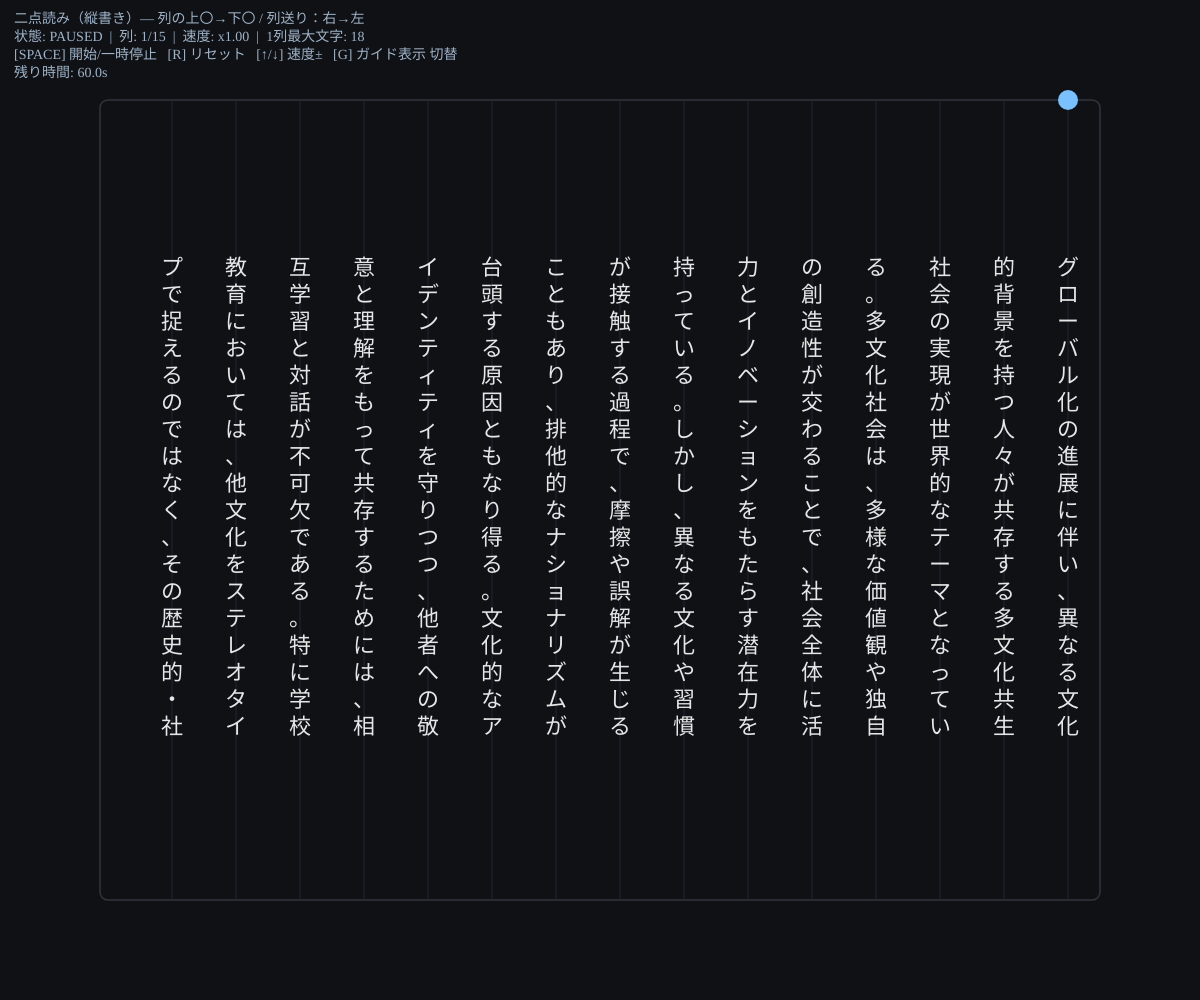
Frame 1 (no input)
Frame 60 (no input): identical to frame 1, image omitted
Frame 120 (the mouse pressed at the canvas centre since frame 60): identical to frame 1, image omitted

The p5.js sketch that drew this single still picture (run headless with seeded random() and noise() and a simulated clock; from frame 60 on, the mouse is pressed at the canvas centre):

// p5.js sketch
// ── sketch.js
// === 二点読み（縦書き）+ 上限文字数で自動改行 ===
// 右 → 左へ列送り。各列は 上〇 → 下〇。長文は maxCharsPerCol で列分割。

// 元テキスト（長文でもOK）
let sourceTexts = [
  "グローバル化の進展に伴い、異なる文化的背景を持つ人々が共存する多文化共生社会の実現が世界的なテーマとなっている。多文化社会は、多様な価値観や独自の創造性が交わることで、社会全体に活力とイノベーションをもたらす潜在力を持っている。しかし、異なる文化や習慣が接触する過程で、摩擦や誤解が生じることもあり、排他的なナショナリズムが台頭する原因ともなり得る。文化的なアイデンティティを守りつつ、他者への敬意と理解をもって共存するためには、相互学習と対話が不可欠である。特に学校教育においては、他文化をステレオタイプで捉えるのではなく、その歴史的・社会的背景を深く理解する機会を提供すべきである。また、芸術やメディアは、異文化間の共感と橋渡しをする強力なツールとして機能し、多様性の価値を伝えることができる。多文化共生は、単に異なる人々を許容することではなく、互いの違いを肯定的に評価し、共有の社会を共に築くための積極的なプロセスである。"
  ];

// 自動分割後に描画へ使う配列（右から左へ並べる列の“中身”）
let textsWrapped = [];

let textOffsetY = +12.5; // ←文章全体の上下位置調整（正で下、負で上）

const SESSION_MS = 60_000; // ★セッション時間=1分
let elapsedMs = 0;         // 累積経過時間
let lastTick = 0;          // 前フレームの時刻（走行中のみ）


// レイアウト
let topMargin = 100;
let bottomMargin = 100;
let leftMargin = 100;
let rightMargin = 100;
let colGap = 64;   // 列間隔（横）
let charGap = 27;  // 縦の文字間隔
let dotR = 10;

// 時間制御（ミリ秒）
let startHold = 420;       // 列の上端〇の保持
let endHold = 420;         // 列の下端〇の保持
let interColDelay = 120;   // 次の列へ移る間
let speedFactor = 1.0;     // 小さいほど速い

// 状態
let colCount = 0;
let colIndex = 0;          // 0..colCount-1（右端が0）
let phase = "start";       // "start" | "end" | "gap"
let phaseStartedAt = 0;
let running = false;
let showGuides = true;

// 縦書き用
let uiFont = "system-ui, -apple-system, Segoe UI, Roboto, sans-serif";
let textFontFamily = "serif"; // 縦書きに合う書体
let maxCharsPerCol = 18;      // ★ 1列の最大文字数（[ / ]で変更）

function setup() {
  createCanvas(windowWidth, windowHeight);
  textFont(uiFont);
  wrapAllTexts();     // ★ 最初に自動分割
  computeCols();
  drawOnce();
}

function windowResized() {
  resizeCanvas(windowWidth, windowHeight);
  computeCols();
}

function computeCols() {
  const usableW = width - leftMargin - rightMargin;
  colCount = max(1, floor(usableW / colGap));
  colIndex = constrain(colIndex, 0, colCount - 1);
}

// ---------- テキスト分割 ----------
function splitLongText(str, maxChars) {
  const chunks = [];
  for (let i = 0; i < str.length; i += maxChars) {
    chunks.push(str.substring(i, i + maxChars));
  }
  return chunks;
}

function wrapAllTexts() {
  textsWrapped = [];
  for (const t of sourceTexts) {
    const parts = splitLongText(t.replace(/\s/g, ""), maxCharsPerCol); // 空白は除去して縦詰め
    textsWrapped.push(...parts);
  }
}

// ---------- メイン描画 ----------
function draw() {
  background("#0f1115");
  drawTextArea();
  if (showGuides) drawColGuides();

  // 文章（縦書き）を列ごとに描画（右→左）
  drawVerticalTexts();
  
  // タイマー更新（走行中だけ積算）
if (running) {
  const now = millis();
  elapsedMs += (now - lastTick);
  lastTick = now;

  // 1分到達で自動終了
  if (elapsedMs >= SESSION_MS) {
    elapsedMs = SESSION_MS;
    running = false;
    
  }
}


  // タイミング更新
  const now = millis();
  const startDur = startHold * speedFactor;
  const endDur   = endHold   * speedFactor;
  const gapDur   = interColDelay * speedFactor;

  if (running) {
    if (phase === "start" && now - phaseStartedAt >= startDur) {
      phase = "end"; phaseStartedAt = now;
    } else if (phase === "end" && now - phaseStartedAt >= endDur) {
      phase = "gap"; phaseStartedAt = now;
    } else if (phase === "gap" && now - phaseStartedAt >= gapDur) {
      colIndex = (colIndex + 1) % colCount;   // 左へ1列進む
      phase = "start"; phaseStartedAt = now;
    }
  }

  // 〇（上端→下端）
  const x = colX(colIndex);
  const yStart = topMargin;
  const yEnd   = height - bottomMargin;

  noStroke();
  fill("#79c0ff");
  if (phase === "start")      circle(x, yStart, dotR * 2);
  else if (phase === "end")   circle(x, yEnd,   dotR * 2);

  drawHUD();
}

function drawOnce() {
  background("#0f1115");
  drawTextArea();
  drawColGuides();
  drawVerticalTexts();
  drawHUD();
}

function drawTextArea() {
  noFill();
  stroke("#30363d");
  strokeWeight(1.5);
  rect(leftMargin, topMargin, width - leftMargin - rightMargin, height - topMargin - bottomMargin, 8);
}

function drawColGuides() {
  stroke("#222831");
  strokeWeight(1);
  for (let i = 0; i < colCount; i++) {
    const x = colX(i);
    line(x, topMargin, x, height - bottomMargin);
  }
}

function colX(i) {
  // 右端を i=0 として左へ colGap ずつ
  return width - rightMargin - (i * colGap) - colGap / 2;
}

function drawVerticalTexts() {
  fill(230);
  noStroke();
  textFont(textFontFamily);
  textSize(22);
  textAlign(CENTER, CENTER);

  // 右端列から順に textsWrapped を割り当てる
  const maxCols = min(textsWrapped.length, colCount);
  for (let i = 0; i < maxCols; i++) {
    const x = colX(i);
    drawVerticalText(textsWrapped[i], x);
  }
}

// 1列分の縦書き（中央揃え & 高さオーバー時は間隔を詰める）
function drawVerticalText(str, x) {
  const usableH = height - topMargin - bottomMargin;
  const total = str.length * charGap;
  const gap = total > usableH ? max(18, floor(usableH / max(1, str.length))) : charGap;
  const startY = topMargin + (usableH - (str.length * gap)) / 2 + textOffsetY;

for (let i = 0; i < str.length; i++) {
  text(str[i], x, startY + i * gap);
  }
}

function drawHUD() {
  noStroke();
  fill("#9fb3c8");
  textFont(uiFont);
  textSize(14);
  textAlign(LEFT, TOP);
  
  const remain = Math.max(0, SESSION_MS - elapsedMs);
const remainSec = (remain / 1000).toFixed(1);


  const status = running ? "RUNNING" : "PAUSED";
  const spd = (1 / speedFactor).toFixed(2);
  const info = [
    `二点読み（縦書き）— 列の上〇→下〇 / 列送り：右→左`,
    `状態: ${status}  |  列: ${colIndex + 1}/${colCount}  |  速度: x${spd}  |  1列最大文字: ${maxCharsPerCol}`,
    `[SPACE] 開始/一時停止   [R] リセット   [↑/↓] 速度±   [G] ガイド表示 切替`,
    `残り時間: ${remainSec}s`,

  ];

  let y = 12;
  for (const line of info) {
    text(line, 14, y);
    y += 18;
  }
}

function keyPressed() {
  if (key === " ") {
    running = !running;
    phaseStartedAt = millis();
    return false;
  }
	  if (key === "r" || key === "R") {
	  colIndex = 0;
	  phase = "start";
	  running = false;
	  phaseStartedAt = millis();
	  elapsedMs = 0;   
  }
  if (key === "g" || key === "G") showGuides = !showGuides;

  // 速度：↑で速く、↓で遅く（speedFactor は小さいほど速い）
  if (keyCode === UP_ARROW)   speedFactor = max(0.3, speedFactor - 0.1);
  if (keyCode === DOWN_ARROW) speedFactor = min(3.0, speedFactor + 0.1);

  // ★ 1列の最大文字数（自動再分割）
  if (key === "[") { maxCharsPerCol = max(6,  maxCharsPerCol - 1); wrapAllTexts(); }
  if (key === "]") { maxCharsPerCol = min(40, maxCharsPerCol + 1); wrapAllTexts(); }
  
  if (key === " ") {
  if (!running) {
    // 再開：直近の時刻を記録（ポーズ分はカウントしない）
    lastTick = millis();
    running = true;
  } else {
    // 一時停止
    running = false;
  }
  phaseStartedAt = millis();
  return false;
}
}

// ── text5.html
<!doctype html>
<html lang="ja">
  <meta charset="utf-8" />
  <title>二点読み（縦書き）トレーニング</title>
  <meta name="viewport" content="width=device-width, initial-scale=1" />
  <script src="https://cdn.jsdelivr.net/npm/p5@1.9.2/lib/p5.min.js"></script>
  <script src="sketch5.js"></script>
  <style>
    html,body{
      height:100%;
      margin:0;
      background:#0f1115;
      color:#eaeaea;
      font-family:system-ui, sans-serif;
    }
  </style>
</html>
